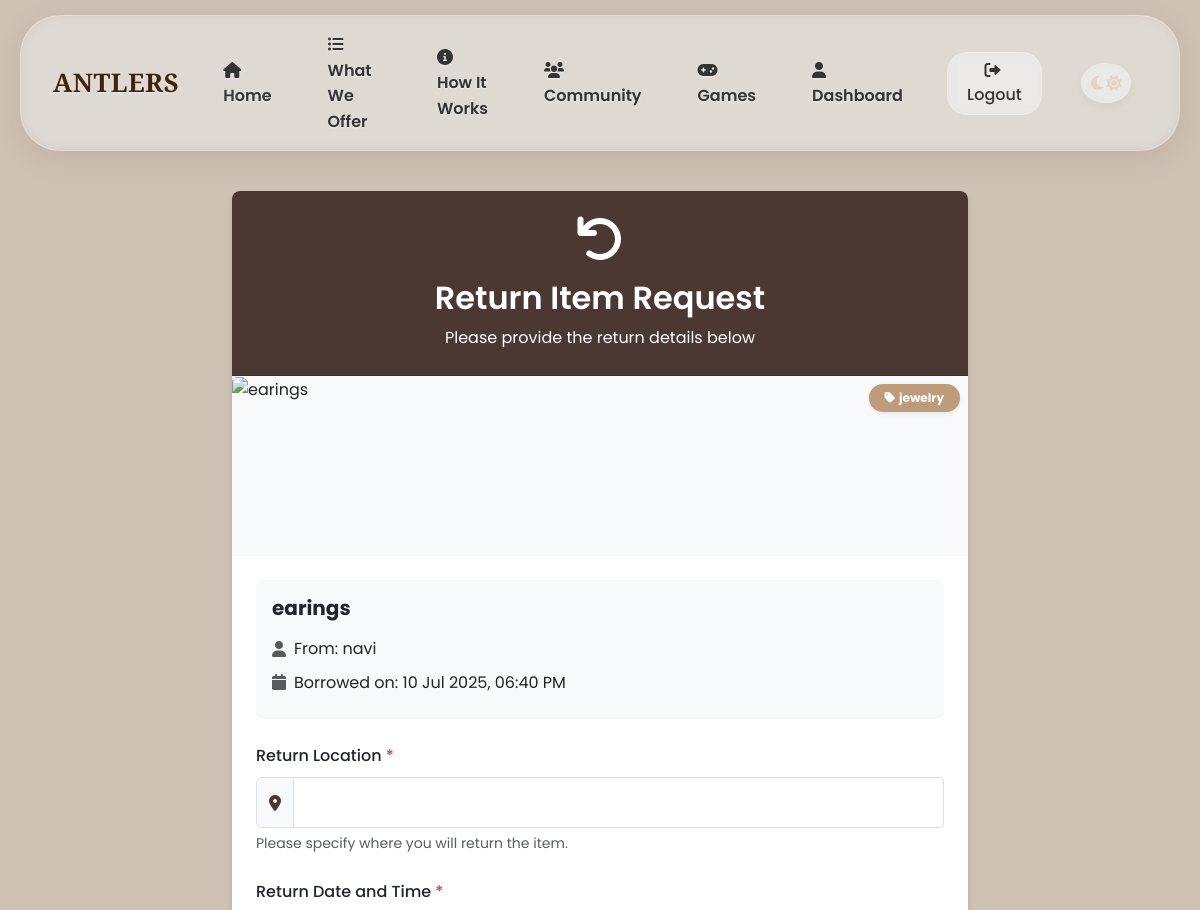
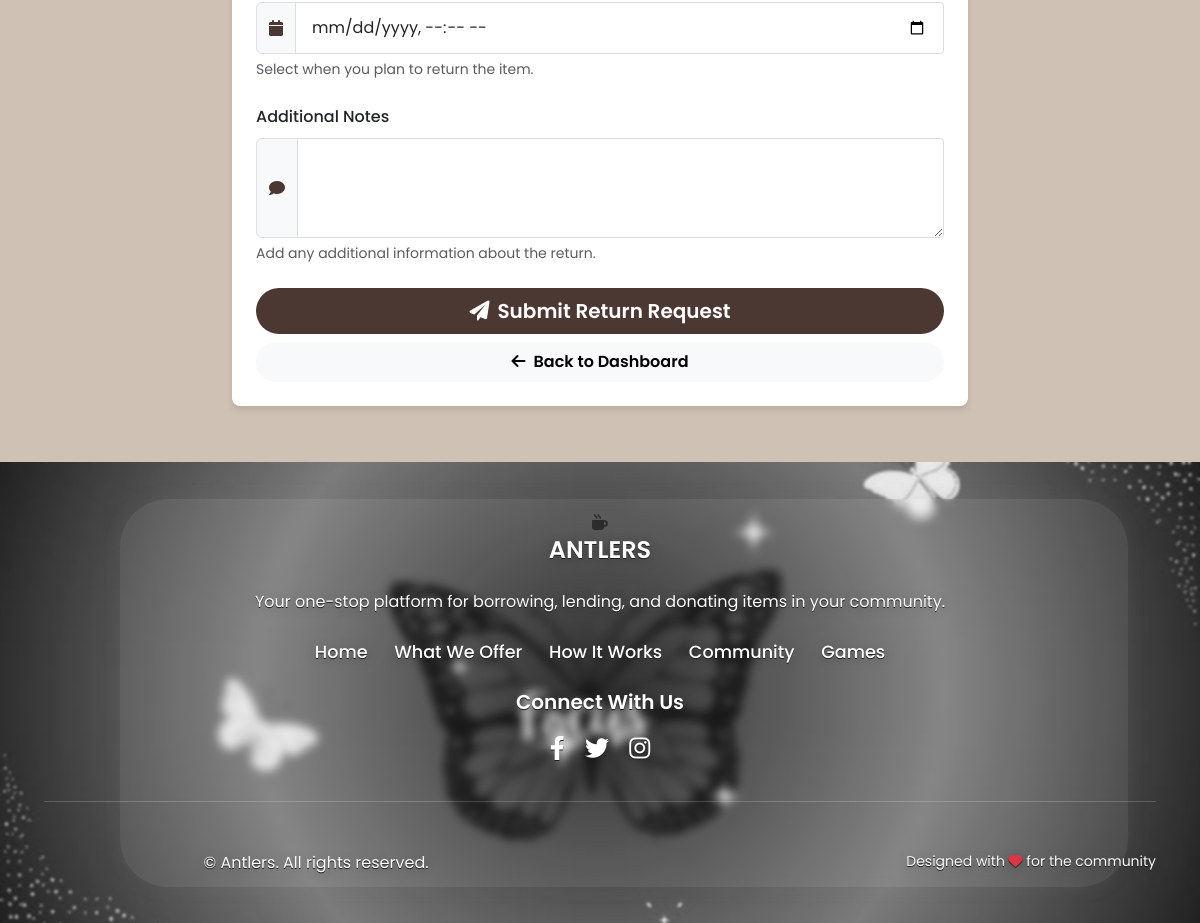
/return_request/1 (signed in), run on the app's committed database (2 pictures, top to bottom).
### app.py (models this page shows)
class Accessory(db.Model):
    id = db.Column(db.Integer, primary_key=True)
    name = db.Column(db.String(150))
    description = db.Column(db.String(500))
    category = db.Column(db.String(50))
    location = db.Column(db.String(150))
    image = db.Column(db.String(150))
    is_available = db.Column(db.Boolean, default=True)
    type = db.Column(db.String(50))  # 'lend' or 'donate'
    user_id = db.Column(db.Integer, db.ForeignKey('user.id'), nullable=False)
    created_at = db.Column(db.DateTime, default=func.now())

class User(db.Model, UserMixin):
    id = db.Column(db.Integer, primary_key=True)
    username = db.Column(db.String(150), unique=True)
    password = db.Column(db.String(150))
    email = db.Column(db.String(150), unique=True)
    contact_number = db.Column(db.String(20))
    role = db.Column(db.String(50), default='user')
    created_at = db.Column(db.DateTime, default=func.now())
    overall_verified = db.Column(db.Boolean, default=False)
    approved_items = db.relationship('Accessory',
                                   foreign_keys='Accessory.user_id',
                                   backref=db.backref('owner', lazy=True))
    items_borrowed = db.relationship('BorrowedAccessory',
                                   foreign_keys='BorrowedAccessory.borrower_id',
                                   backref=db.backref('borrower_user', lazy=True),
                                   overlaps="items_borrowed_as_borrower,borrower")
    items_lent = db.relationship('BorrowedAccessory',
                                foreign_keys='BorrowedAccessory.lender_id',
                                backref=db.backref('lender_user', lazy=True),
                                overlaps="items_lent_as_lender,lender")

class BorrowedAccessory(db.Model):
    id = db.Column(db.Integer, primary_key=True)
    accessory_id = db.Column(db.Integer, db.ForeignKey('accessory.id'))
    borrower_id = db.Column(db.Integer, db.ForeignKey('user.id'))
    lender_id = db.Column(db.Integer, db.ForeignKey('user.id'))
    status = db.Column(db.String(50))  # 'pending', 'approved', 'rejected', 'delivered', 'returned'
    pickup_location = db.Column(db.String(150))
    pickup_datetime = db.Column(db.DateTime)
    created_at = db.Column(db.DateTime, default=func.now())
    residence = db.Column(db.String(200), nullable=False)  # Borrower's residence
    message = db.Column(db.Text, nullable=False)  # Message to lender
    delivery_preference = db.Column(db.String(50), default='self')  # 'self' or 'antlers'
    lender_confirmed_delivery = db.Column(db.Boolean, default=False)
    borrower_confirmed_delivery = db.Column(db.Boolean, default=False)
    accessory = db.relationship('Accessory', backref='borrow_requests')
    borrower = db.relationship('User', foreign_keys=[borrower_id], backref='items_borrowed_as_borrower', overlaps="items_borrowed,borrower_user")
    lender = db.relationship('User', foreign_keys=[lender_id], backref='items_lent_as_lender', overlaps="items_lent,lender_user")

### app.py (the view)
@app.route('/return_request/<int:borrow_id>')
@login_required
def return_request(borrow_id):
    borrowed_item = BorrowedAccessory.query.filter_by(
        id=borrow_id,
        borrower_id=current_user.id
    ).first_or_404()
    if not (borrowed_item.lender_confirmed_delivery and borrowed_item.borrower_confirmed_delivery):
        flash('You cannot return an item until both parties have confirmed the delivery', 'warning')
        return redirect(url_for('user_dashboard'))
    return render_template('return_request.html', borrowed_item=borrowed_item)

### app.py (called while the page is built)
@login_manager.user_loader
def load_user(user_id):
    return User.query.get(int(user_id))

### templates/return_request.html (shortened to what this page needs)
{% extends "base.html" %}
{% block content %}
<div class="container py-4">
    <div class="row justify-content-center">
        <div class="col-md-8">
            <div class="card fade-in">
                <div class="card-header bg-primary text-white p-4 text-center">
                    <i class="fas fa-undo fa-3x mb-3"></i>
                    <h2 class="mb-2">Return Item Request</h2>
                    <p class="mb-0">Please provide the return details below</p>
                </div>
                {% if borrowed_item.accessory and borrowed_item.accessory.image %}
                <div class="card-img-container">
                    <img src="{{ url_for('static', filename=borrowed_item.accessory.image.replace('\\', '/')) }}"
                         class="card-img-top"
                         alt="{{ borrowed_item.accessory.name if borrowed_item.accessory else 'Item #' + borrowed_item.accessory_id|string }}"
                         data-bs-toggle="modal"
                         data-bs-target="#itemImageModal">
                    <div class="position-absolute top-0 end-0 m-2">
                        <span class="badge rounded-pill bg-accent px-3 py-2 shadow-sm">
                            <i class="fas fa-tag me-1"></i>{{ borrowed_item.accessory.category if borrowed_item.accessory else 'Item' }}
                        </span>
                    </div>
                </div>
                {% endif %}
                <div class="card-body p-4">
                    <div class="mb-4 p-3 bg-light rounded">
                        <h5 class="fw-bold mb-3">
                            {% if borrowed_item.accessory %}
                            {{ borrowed_item.accessory.name }}
                            {% else %}
                            Item #{{ borrowed_item.accessory_id }}
                            {% endif %}
                        </h5>
                        <div class="d-flex align-items-center mb-2">
                            <i class="fas fa-user text-muted me-2"></i>
                            <span>From: {{ borrowed_item.lender_user.username }}</span>
                        </div>
                        <div class="d-flex align-items-center mb-2">
                            <i class="fas fa-calendar text-muted me-2"></i>
                            <span>Borrowed on: {{ borrowed_item.pickup_datetime.strftime('%d %b %Y, %I:%M %p') if borrowed_item.pickup_datetime else borrowed_item.pickup_datetime }}</span>
                        </div>
                    </div>
                    <form action="{{ url_for('return_item', item_id=borrowed_item.id) }}" method="POST">
                        <div class="mb-4">
                            <label for="return_location" class="form-label">Return Location <span class="text-danger">*</span></label>
                            <div class="input-group">
                                <span class="input-group-text bg-light">
                                    <i class="fas fa-map-marker-alt text-primary"></i>
                                </span>
                                <input type="text" class="form-control" id="return_location" name="return_location" required>
                            </div>
                            <div class="form-text">Please specify where you will return the item.</div>
                        </div>
                        <div class="mb-4">
                            <label for="return_datetime" class="form-label">Return Date and Time <span class="text-danger">*</span></label>
                            <div class="input-group">
                                <span class="input-group-text bg-light">
                                    <i class="fas fa-calendar text-primary"></i>
                                </span>
                                <input type="datetime-local" class="form-control" id="return_datetime" name="return_datetime" required>
                            </div>
                            <div class="form-text">Select when you plan to return the item.</div>
                        </div>
                        <div class="mb-4">
                            <label for="return_notes" class="form-label">Additional Notes</label>
                            <div class="input-group">
                                <span class="input-group-text bg-light">
                                    <i class="fas fa-comment text-primary"></i>
                                </span>
                                <textarea class="form-control" id="return_notes" name="return_notes" rows="3"></textarea>
                            </div>
                            <div class="form-text">Add any additional information about the return.</div>
                        </div>
                        <div class="d-grid gap-2">
                            <button type="submit" class="btn btn-primary btn-lg rounded-pill">
                                <i class="fas fa-paper-plane me-2"></i>Submit Return Request
                            </button>
                            <a href="{{ url_for('user_dashboard') }}" class="btn btn-light rounded-pill">
                                <i class="fas fa-arrow-left me-2"></i>Back to Dashboard
                            </a>
                        </div>
                    </form>
                </div>
            </div>
        </div>
    </div>
</div>
{% endblock %}

### static/css/theme.css (style rules this page uses)
:root { --light-background: #CFC1B3; --light-surface: #E8E1D9; --light-primary: #A18167; --light-secondary: #7C6E63; --light-accent: #D7956B; --light-text: #2D2A28; --light-text-secondary: #5F574F; --light-border: #D1C5B7; --light-card: rgba(255, 255, 255, 0.7); --light-success: #7FA87B; --light-info: #7E9DC0; --light-warning: #D9AD6A; --light-danger: #C27F75; --dark-background: #121212; --dark-surface: #1E1E1E; --dark-primary: #E0E0E0; --dark-secondary: #BBBBBB; --dark-accent: #4D8AE0; --dark-text: #FFFFFF; --dark-text-secondary: #BBBBBB; --dark-border: #444444; --dark-card: #1A1A1A; --dark-card-secondary: #252525; --dark-success: #66BB6A; --dark-info: #4D8AE0; --dark-warning: #FFA726; --dark-danger: #E57373; --dark-muted: #9E9E9E; --dark-light: #E0E0E0; --dark-subtle: #2A2A2A; --dark-hover: #2E2E2E; --primary-color: var(--light-primary); --primary-color-light: var(--light-accent); --primary-color-dark: #7D614E; --secondary-color: var(--light-secondary); --accent-color: var(--light-accent); --accent-color-light: #E5B695; --text-color: var(--light-text); --text-color-light: var(--light-text-secondary); --text-light: #FFFFFF; --background-light: var(--light-background); --background-neutral: var(--light-surface); --success-color: var(--light-success); --info-color: var(--light-info); --warning-color: var(--light-warning); --danger-color: var(--light-danger); --rgb-primary: 161, 129, 103; --rgb-accent: 215, 149, 107; --rgb-background: 207, 193, 179; --rgb-text: 45, 42, 40; --rgb-dark-primary: 224, 224, 224; --rgb-dark-accent: 77, 138, 224; --rgb-dark-background: 18, 18, 18; }
body { color: var(--text-color); background-color: var(--background-light); font-family: 'Poppins', sans-serif; transition: background-color 0.3s ease, color 0.3s ease; }
.btn-primary { background-color: var(--primary-color); border-color: var(--primary-color); color: var(--text-light); transition: all 0.3s ease; }
.bg-primary, .badge-primary { background-color: var(--primary-color) !important; }
.bg-accent, .badge-accent { background-color: var(--accent-color) !important; }
.text-primary { color: var(--primary-color) !important; }
a { color: var(--primary-color); transition: color 0.3s ease; }
.card { border-radius: 12px; border: none; background-color: var(--light-card); transition: all 0.3s ease; }
.fade-in { opacity: 0; transform: translateY(20px); transition: opacity 0.6s ease-out, transform 0.6s ease-out; }
.fade-in.visible { opacity: 1; transform: translateY(0); }

### templates/return_request.html (style rules this page uses)
.card-img-container { overflow: hidden; height: 180px; background-color: #f8f9fa; position: relative; }
.card-img-top { width: 100%; height: 180px; object-fit: cover; transition: transform 0.4s ease; cursor: pointer; }
.badge.bg-accent { background-color: var(--accent-color, #E8745B); color: white; }

### templates/base.html (style rules this page uses)
body { transition: background-color 0.3s ease, color 0.3s ease; }
.card, .benefit-card, .service-card, .navbar, .footer, .btn, .theme-toggle, .coffee-divider, .step-number, .icon-box { transition: all 0.3s ease; }

### data on the page
Accessory: accessory "jewelry", accessory.name "earings"
User: lender_user.username "navi"
BorrowedAccessory: pickup_datetime "10 Jul 2025, 06:40 PM"
